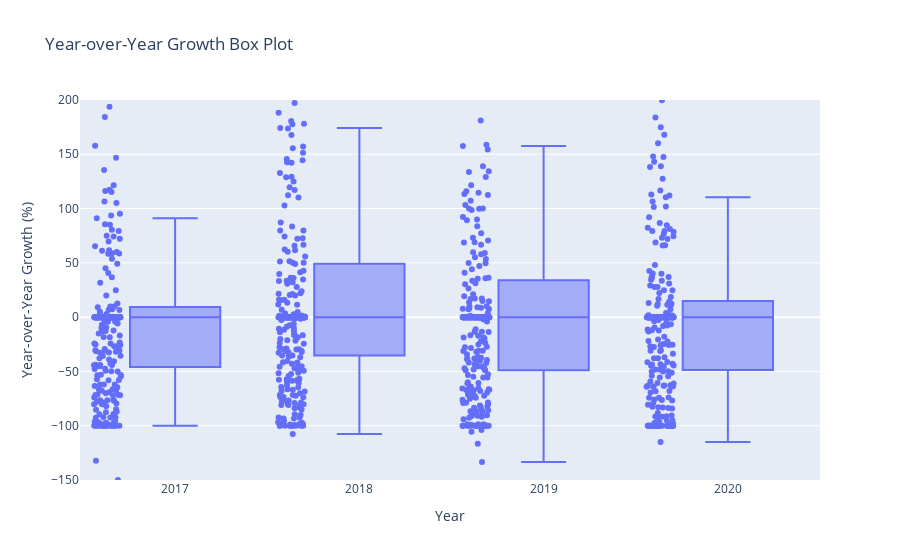

Notebook code for this chart:
### Code cell
plot_yoy_growth_boxplot(turnover_df, ylim=(-150, 200))

### Figure 1 — Plotly figure (JSON) as saved in the notebook; plotly's stock layout.template omitted (floating-point values rounded to 4 significant figures; data arrays with more than 128 entries replaced by an {"elided": "..."} marker saying what was removed)
{"data": [{"alignmentgroup": "True", "boxpoints": "all", "hovertemplate": "Year=%{x}<br>Year-over-Year Growth (%)=%{y}<extra></extra>", "legendgroup": "", "marker": {"color": "#636efa"}, "name": "", "notched": false, "offsetgroup": "", "orientation": "v", "showlegend": false, "type": "box", "x": {"elided": "1300 str values"}, "x0": " ", "xaxis": "x", "y": {"elided": "1300 float values"}, "y0": " ", "yaxis": "y"}], "layout": {"boxmode": "group", "legend": {"tracegroupgap": 0}, "showlegend": false, "title": {"text": "Year-over-Year Growth Box Plot"}, "xaxis": {"anchor": "y", "domain": [0, 1], "title": {"text": "Year"}}, "yaxis": {"anchor": "x", "domain": [0, 1], "range": [-150, 200], "title": {"text": "Year-over-Year Growth (%)"}}}}
